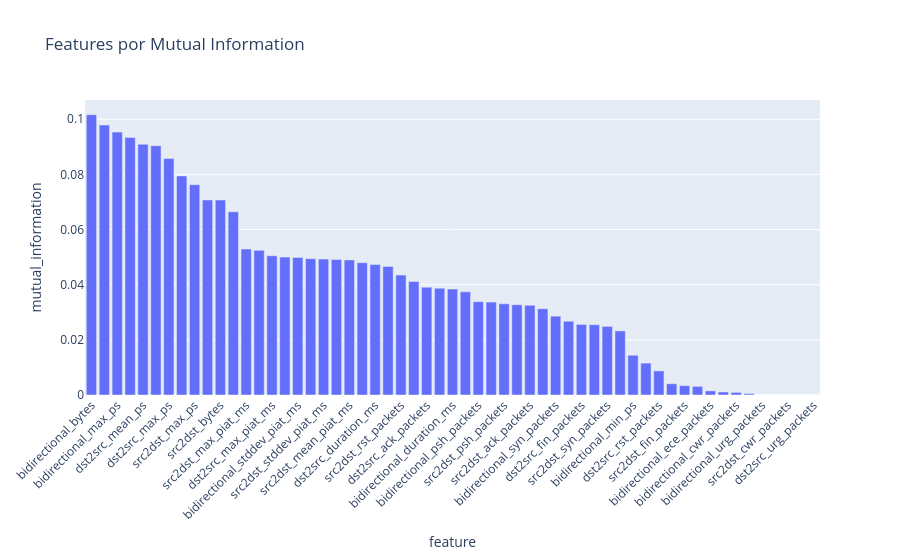

Write notebook code for a chart like this one.
### Code cell
# filtro por mi
#mi_dataframe = mi_dataframe[mi_dataframe["mutual_information"] > 0.02]
# filtro por top features
#mi_dataframe = mi_dataframe.head(15)

nb_plot.mi_bar_plot(mi_dataframe)

### Figure 1 — Plotly figure (JSON) as saved in the notebook; plotly's stock layout.template omitted (floating-point values rounded to 4 significant figures)
{"data": [{"hovertemplate": "feature=%{x}<br>mutual_information=%{y}<extra></extra>", "legendgroup": "", "marker": {"color": "#636efa", "pattern": {"shape": ""}}, "name": "", "orientation": "v", "showlegend": false, "textposition": "auto", "x": ["bidirectional_bytes", "bidirectional_mean_ps", "bidirectional_max_ps", "bidirectional_stddev_ps", "dst2src_mean_ps", "dst2src_bytes", "dst2src_max_ps", "dst2src_stddev_ps", "src2dst_max_ps", "src2dst_mean_ps", "src2dst_bytes", "src2dst_stddev_ps", "src2dst_max_piat_ms", "bidirectional_max_piat_ms", "dst2src_max_piat_ms", "bidirectional_mean_piat_ms", "bidirectional_stddev_piat_ms", "bidirectional_ack_packets", "src2dst_stddev_piat_ms", "dst2src_stddev_piat_ms", "src2dst_mean_piat_ms", "dst2src_mean_piat_ms", "dst2src_duration_ms", "src2dst_duration_ms", "src2dst_rst_packets", "bidirectional_packets", "dst2src_ack_packets", "dst2src_packets", "bidirectional_duration_ms", "bidirectional_rst_packets", "bidirectional_psh_packets", "dst2src_psh_packets", "src2dst_psh_packets", "src2dst_packets", "src2dst_ack_packets", "bidirectional_fin_packets", "bidirectional_syn_packets", "dst2src_syn_packets", "dst2src_fin_packets", "dst2src_min_ps", "src2dst_syn_packets", "src2dst_min_ps", "bidirectional_min_ps", "bidirectional_min_piat_ms", "dst2src_rst_packets", "src2dst_min_piat_ms", "src2dst_fin_packets", "dst2src_ece_packets", "bidirectional_ece_packets", "dst2src_min_piat_ms", "bidirectional_cwr_packets", "dst2src_cwr_packets", "bidirectional_urg_packets", "src2dst_ece_packets", "src2dst_cwr_packets", "src2dst_urg_packets", "dst2src_urg_packets"], "xaxis": "x", "y": [0.1016, 0.09793, 0.09536, 0.09337, 0.09093, 0.09041, 0.08576, 0.07948, 0.07627, 0.07075, 0.07072, 0.06646, 0.05293, 0.05246, 0.05052, 0.05002, 0.0499, 0.04944, 0.04928, 0.04912, 0.04898, 0.04798, 0.04735, 0.04664, 0.04348, 0.04116, 0.03913, 0.03873, 0.03841, 0.03741, 0.03386, 0.03369, 0.03305, 0.03276, 0.03253, 0.03128, 0.0286, 0.02676, 0.0256, 0.02551, 0.02488, 0.02325, 0.01441, 0.01157, 0.00874, 0.004087, 0.003387, 0.003132, 0.001493, 0.00109, 0.0009455, 0.0004857, 0.0, 0.0, 0.0, 0.0, 0.0], "yaxis": "y", "type": "bar"}], "layout": {"xaxis": {"anchor": "y", "domain": [0.0, 1.0], "title": {"text": "feature"}, "tickangle": -45}, "yaxis": {"anchor": "x", "domain": [0.0, 1.0], "title": {"text": "mutual_information"}}, "legend": {"tracegroupgap": 0}, "title": {"text": "Features por Mutual Information"}, "barmode": "relative"}}
